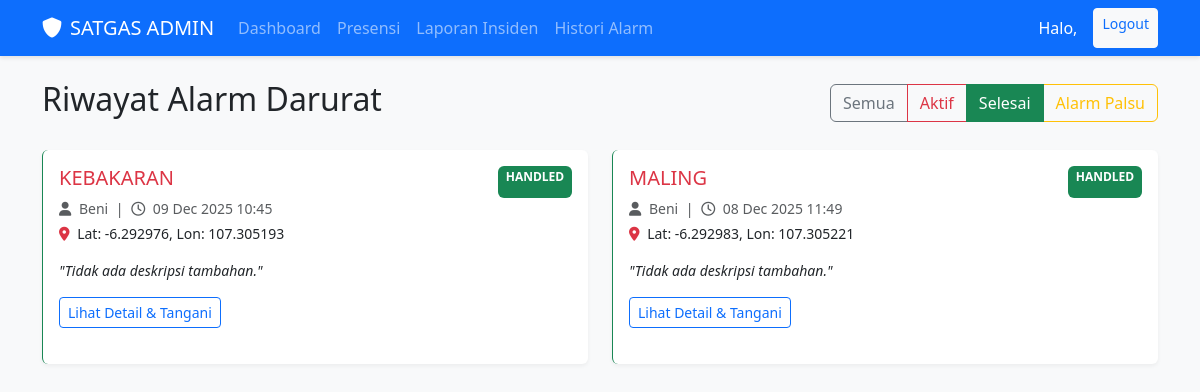
Page /dashboard/alarm/?status=handled (signed in) on the committed database.
### core/models.py (models this page shows, shortened)
class EmergencyAlarm(models.Model):
    CATEGORY_CHOICES = [
        ('maling', 'Maling'),
        ('kebakaran', 'Kebakaran'),
        ('bencana', 'Bencana Alam'),
        ('keributan', 'Keributan/Tawuran'),
        ('medis', 'Gawat Darurat Medis'),
        ('lainnya', 'Lainnya'),
    ]
    STATUS_CHOICES = [
        ('active', 'Active'),
        ('handled', 'Handled/Resolved'),
        ('false_alarm', 'False Alarm'),
    ]
    petugas = models.ForeignKey(User, on_delete=models.CASCADE, related_name='alarms_triggered')
    timestamp = models.DateTimeField(auto_now_add=True)
    category = models.CharField(max_length=50, choices=CATEGORY_CHOICES)
    description = models.TextField(blank=True, null=True, help_text="Deskripsi tambahan jika kategori Lainnya")
    latitude = models.DecimalField(max_digits=9, decimal_places=6)
    longitude = models.DecimalField(max_digits=9, decimal_places=6)
    status = models.CharField(max_length=20, choices=STATUS_CHOICES, default='active')
    resolved_at = models.DateTimeField(null=True, blank=True)
    resolved_by = models.ForeignKey(User, on_delete=models.SET_NULL, null=True, blank=True, related_name='alarms_resolved')

class User(AbstractUser):
    username = None
    email = models.EmailField(unique=True)
    phone_number = models.CharField(max_length=15, blank=True, null=True)
    profile_picture = models.ImageField(upload_to=user_directory_path, blank=True, null=True)
    is_admin = models.BooleanField(default=False)
    is_petugas = models.BooleanField(default=True)
    USERNAME_FIELD = 'email'
    REQUIRED_FIELDS = []
    objects = UserManager()

### core/web_views.py (the view)
# urls.py: path('dashboard/alarm/', WebAlarmListView.as_view(), name='web-alarm-list'),
class WebAlarmListView(LoginRequiredMixin, AdminRequiredMixin, ListView):
    model = EmergencyAlarm
    template_name = 'core/alarm_list.html'
    context_object_name = 'alarm_list'
    paginate_by = 15
    def get_queryset(self):
        queryset = EmergencyAlarm.objects.select_related('petugas').order_by('-timestamp')
        status = self.request.GET.get('status')
        if status and status != 'all':
            queryset = queryset.filter(status=status)
        date_str = self.request.GET.get('date')
        if date_str:
            queryset = queryset.filter(timestamp__date=date_str)
        return queryset
    def get_context_data(self, **kwargs):
        context = super().get_context_data(**kwargs)
        context['current_status'] = self.request.GET.get('status', 'all')
        context['selected_date'] = self.request.GET.get('date', '')
        return context

### core/web_views.py (called while the page is built)
    def test_func(self):
        return self.request.user.is_authenticated and self.request.user.is_admin

### core/templates/core/alarm_list.html
{% extends 'core/base.html' %}
{% block content %}
<div class="d-flex justify-content-between align-items-center mb-4">
    <h2>Riwayat Alarm Darurat</h2>
    <div class="btn-group">
        <a href="?status=all" class="btn btn-outline-secondary {% if not current_status or current_status == 'all' %}active{% endif %}">Semua</a>
        <a href="?status=active" class="btn btn-outline-danger {% if current_status == 'active' %}active{% endif %}">Aktif</a>
        <a href="?status=handled" class="btn btn-outline-success {% if current_status == 'handled' %}active{% endif %}">Selesai</a>
        <a href="?status=false_alarm" class="btn btn-outline-warning {% if current_status == 'false_alarm' %}active{% endif %}">Alarm Palsu</a>
    </div>
</div>
<div class="row">
    {% for alarm in alarm_list %}
    <div class="col-md-6 mb-3">
        <div class="card h-100 border-start
            {% if alarm.status == 'active' %}border-danger border-4
            {% elif alarm.status == 'handled' %}border-success
            {% else %}border-secondary{% endif %}">
            <div class="card-body">
                <div class="d-flex justify-content-between">
                    <h5 class="card-title text-danger">{{ alarm.category|upper }}</h5>
                    <span class="badge
                        {% if alarm.status == 'active' %}bg-danger
                        {% elif alarm.status == 'handled' %}bg-success
                        {% else %}bg-warning{% endif %}">
                        {{ alarm.status|upper }}
                    </span>
                </div>
                <p class="card-text text-muted small mb-1">
                    <i class="fas fa-user me-1"></i> {{ alarm.petugas.first_name }}
                    <span class="mx-1">|</span>
                    <i class="far fa-clock me-1"></i> {{ alarm.timestamp|date:"d M Y H:i" }}
                </p>
                <p class="card-text small">
                    <i class="fas fa-map-marker-alt me-1 text-danger"></i> Lat: {{ alarm.latitude }}, Lon: {{ alarm.longitude }}
                </p>
                <p class="card-text small fst-italic">"{{ alarm.description|default:"Tidak ada deskripsi tambahan." }}"</p>
                <a href="{% url 'web-alarm-detail' alarm.id %}" class="btn btn-sm btn-outline-primary stretched-link">Lihat Detail & Tangani</a>
            </div>
        </div>
    </div>
    {% empty %}
    <div class="col-12 text-center py-5 text-muted">
        <h4>Tidak ada riwayat alarm ditemukan.</h4>
    </div>
    {% endfor %}
</div>
{% endblock %}

### core/templates/core/base.html (style rules this page uses)
body { background-color: #f8f9fa; }
.card { border: none; box-shadow: 0 2px 4px rgba(0,0,0,.05); margin-bottom: 20px; }

### rows in the picture
EmergencyAlarm: category "KEBAKARAN", status "HANDLED", petugas.first_name "Beni", timestamp "09 Dec 2025 10:45", latitude "-6.292976", longitude "107.305193", description "Tidak ada deskripsi tambahan."
EmergencyAlarm: category "MALING", status "HANDLED", petugas.first_name "Beni", timestamp "08 Dec 2025 11:49", latitude "-6.292983", longitude "107.305221", description "Tidak ada deskripsi tambahan."
